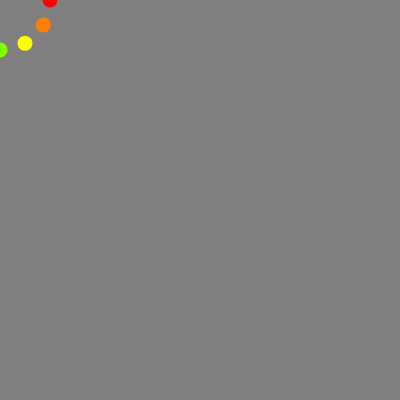
Frame 1 (no input)
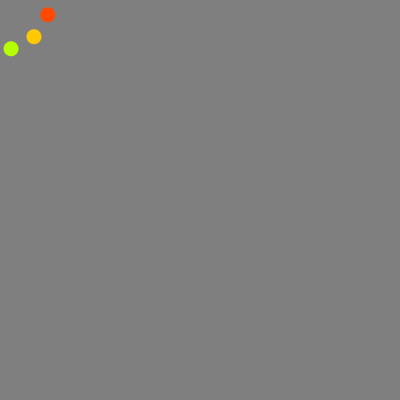
Frame 60 (the mouse pressed at the canvas centre just before this capture)
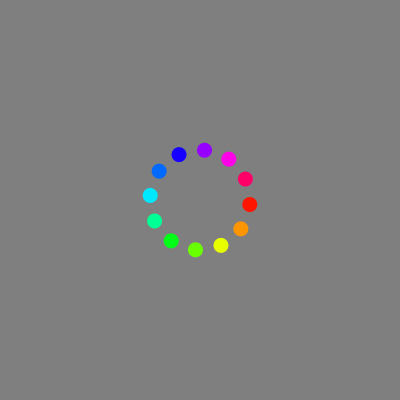
Frame 120 (the mouse held since frame 60 and released just before this capture)

The Processing sketch that drew these frames (run headless with seeded random() and noise(); from frame 60 on, the mouse is pressed at the canvas centre):

// Processing sketch: processing_33355
// ── processing_33355.pde

/*
Example Code for Math for Code, Parsons Bootcamp 2011
Ben Norskov
(Mouse Interaction not shown in class)
*/
float angle = 0;
int distance = 50;
int number_of_elements = 12;
float increment_value = TWO_PI / number_of_elements;
int circ_size = 15;
float start_angle = 0;
float rotate_speed = .8;

void setup() {
  size(400, 400);
  colorMode(HSB, 360, 100, 100);
  smooth();
  noStroke();
}

void draw() {
  angle = radians(start_angle);
  background(180);
  
  for (int i =0; i < number_of_elements; i++) {
    fill(degrees(abs(angle))%360, 100, 100);
    ellipse(mouseX + cos(angle) * distance, mouseY + sin(angle) * distance, circ_size, circ_size);
    angle += increment_value;
  }
  start_angle += rotate_speed; 
  
  /*
  //This is how to do the code without a for loop. It should really be done with one
  
  fill(degrees(angle), 100, 100);
  ellipse(mouseX + cos(angle) * distance, mouseY + sin(angle) * distance, circ_size, circ_size);
  angle += increment_value;
  fill(degrees(angle), 100, 100);
  ellipse(mouseX + cos(angle) * distance, mouseY + sin(angle) * distance, circ_size, circ_size);
  angle += increment_value;
  fill(degrees(angle), 100, 100);
  ellipse(mouseX + cos(angle) * distance, mouseY + sin(angle) * distance, circ_size, circ_size);
  */
}

void mouseClicked() {
  rotate_speed *= -1;
}                           
